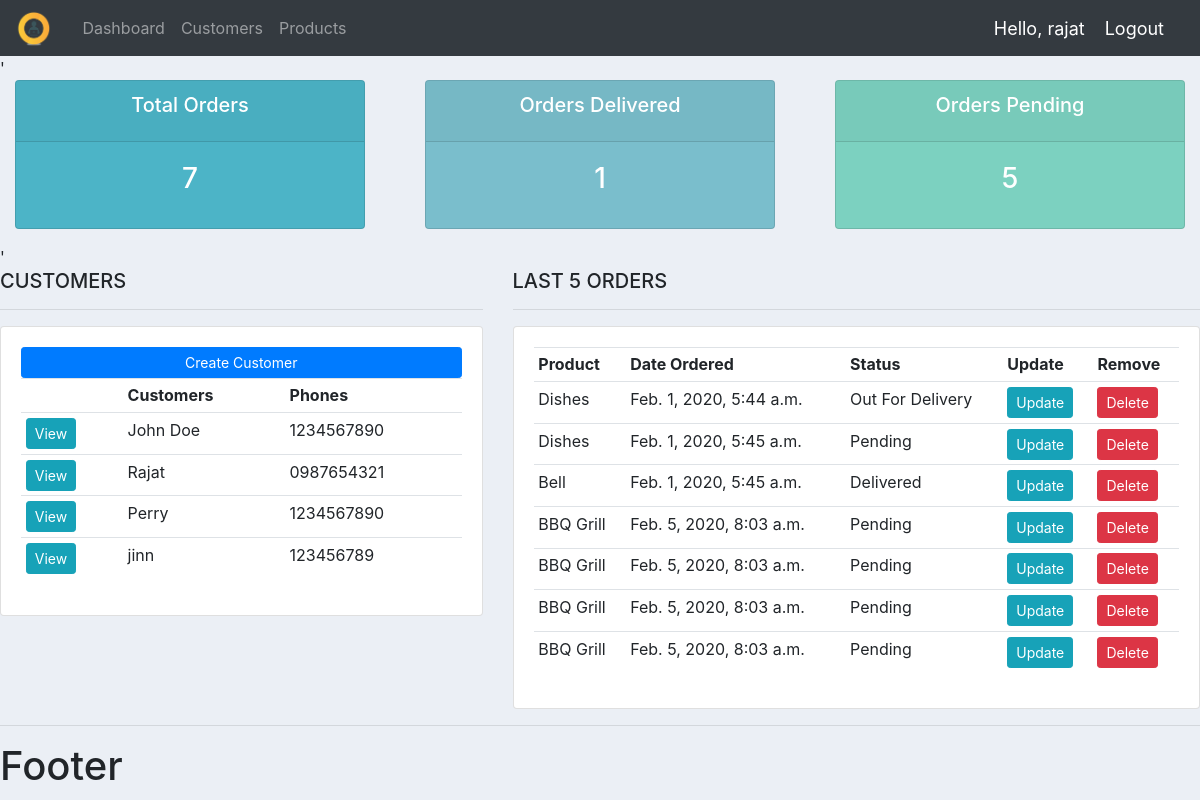
Before: /accounts/ (signed in) with the older database file.
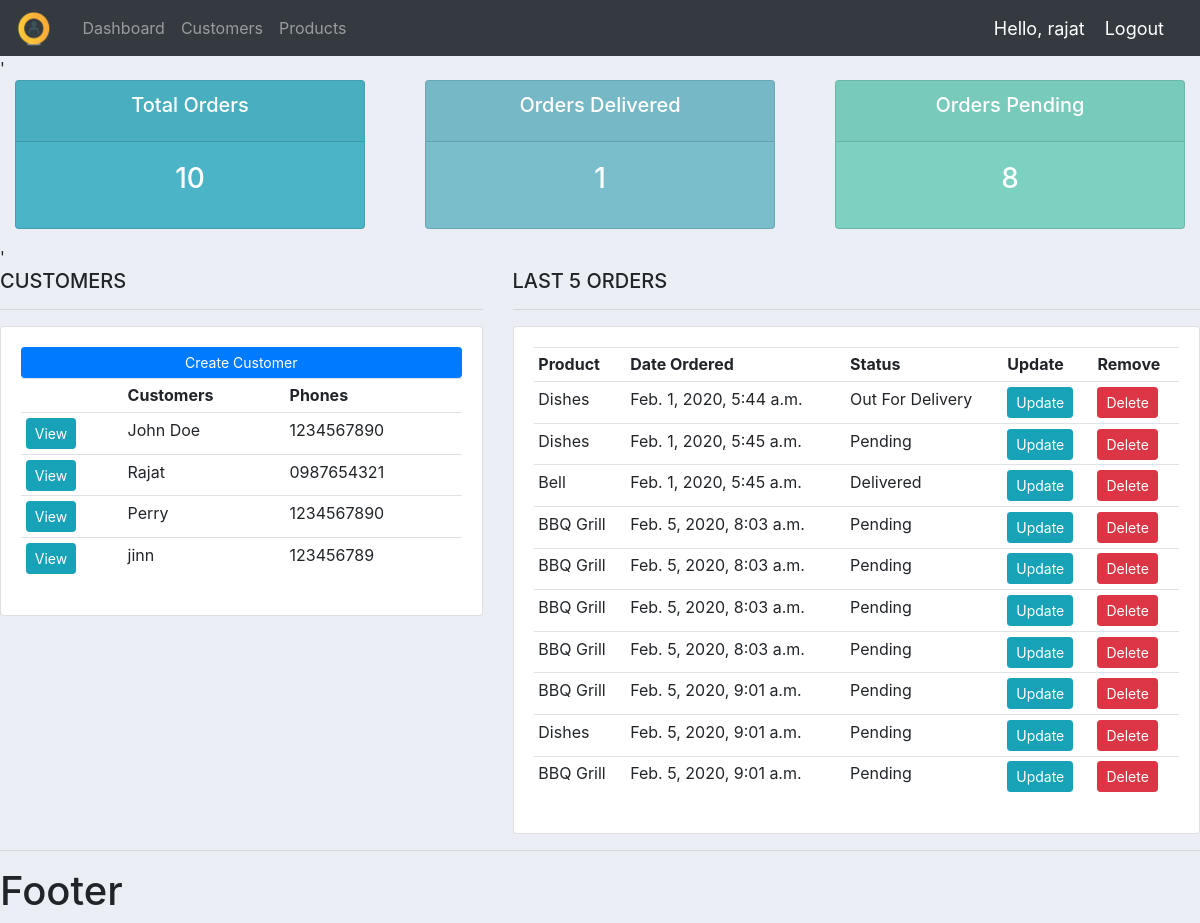
After: the same page with the newer database file.
### accounts/models.py (models this page shows, shortened)
class Customer(models.Model):
    name = models.CharField(max_length=200, null=True)
    phone = models.CharField(max_length=200, null=True)
    email = models.CharField(max_length=200, null=True)
    date_created = models.DateTimeField(auto_now_add=True, null=True)

class Order(models.Model):
    status = (
        ('Pending', 'Pending'),
        ('Out For Delivery', 'Out For Delivery'),
        ('Delivered', 'Delivered')
    )
    customer = models.ForeignKey(Customer, null=True, on_delete=models.SET_NULL)
    product = models.ForeignKey(Product, null=True, on_delete=models.SET_NULL)
    date_created = models.DateTimeField(auto_now_add=True, null=True)
    status = models.CharField(max_length=200, null=True, choices=status)

class Product(models.Model):
    category = (
        ('Indoor', 'Indoor'),
        ('Out Door', 'Out Door')
    )
    name = models.CharField(max_length=200, null=True)
    prize = models.FloatField(null=True)
    category = models.CharField(max_length=200, null=True,choices=category)
    description = models.CharField(max_length=200, null=True, blank=True)
    date_created = models.DateTimeField(auto_now_add=True, null=True)
    tags = models.ManyToManyField(Tag)

### accounts/views.py (the view)
# urls.py: path('', views.home, name="home"),
@login_required(login_url='login')
def home(request):
    order = Order.objects.all();
    customers = Customer.objects.all();
    totalOrders = len(Order.objects.all())
    ordersDeivered = len(Order.objects.filter(status='Delivered'))
    ordersPending = len(Order.objects.filter(status='Pending'))
    context = {
        'order': order,
        'customers': customers,
        'totalOrders': totalOrders,
        'ordersDelivered': ordersDeivered,
        'ordersPending': ordersPending
    }
    return render(request, 'accounts/dashboard.html', context)

### accounts/templates/accounts/dashboard.html
{% extends 'accounts/main.html' %}
{% block content %}
    '{% include 'accounts/status.html' %}'
    <br>
    <div class="row">
        <div class="col-md-5">
            <h5>CUSTOMERS</h5>
            <hr>
            <div class="card card-body">
                <a class="btn btn-primary btn-sm btn-block" href = ""> Create Customer</a>
                <table class = "table table-sm">
                    <tr>
                        <th></th>
                        <th>Customers</th>
                        <th>Phones</th>
                    </tr>
                    {% for i in customers %}
                        <tr>
                            <td><a href="{% url 'customers' i.id %}" class="btn btn-sm btn-info">View</a></td>
                            <td>{{ i.name }}</td>
                            <td>{{ i.phone }}</td>
                        </tr>
                    {% endfor %}
                </table>
            </div>
        </div>
        <div class="col-md-7">
            <h5>LAST 5 ORDERS</h5>
            <hr>
            <div class="card card-body">
                <table class="table table-sm">
                    <tr>
                        <th>Product</th>
                        <th>Date Ordered</th>
                        <th>Status</th>
                        <th>Update</th>
                        <th>Remove</th>
                    </tr>
                    {% for i in order %}
                    <tr>
                        <td>{{ i.product.name }}</td>
                        <td>{{ i.date_created }}</td>
                        <td>{{ i.status }}</td>
                        <td><a href="{% url 'update_order' i.id %}" class="btn btn-sm btn-info">Update</a></td>
                        <td><a href="{% url 'delete_order' i.id %}" class="btn btn-sm btn-danger">Delete</a></td>
                    </tr>
                    {% endfor %}
                </table>
            </div>
        </div>
    </div>
{% endblock %}

Changed rows visible on the page:
added Order: product.name "BBQ Grill", date_created "Feb. 5, 2020, 9:01 a.m.", status "Pending"
added Order: product.name "Dishes", date_created "Feb. 5, 2020, 9:01 a.m.", status "Pending"
added Order: product.name "BBQ Grill", date_created "Feb. 5, 2020, 9:01 a.m.", status "Pending"
Other visible differences:
{{ totalOrders }}: "7" → "10"
{{ ordersPending }}: "5" → "8"
